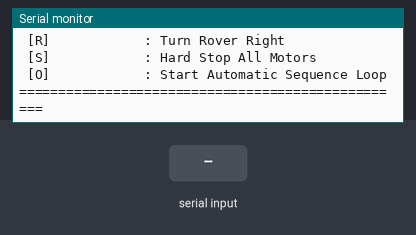
The sketch below on a simulated ESP32. On the bench: the last lines printed to the serial monitor. The inputs (shaded band) are chosen by the test bench.

Above: at 1.2 s.
1.3 s: "ping\n" received over Serial
At 1.8 s:
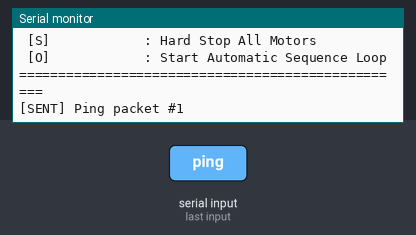
2.8 s: "?\n" received over the second serial link
At 4.0 s:
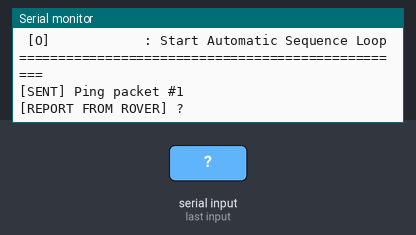
4.3 s: "1\n" received over Serial
At 5.4 s:
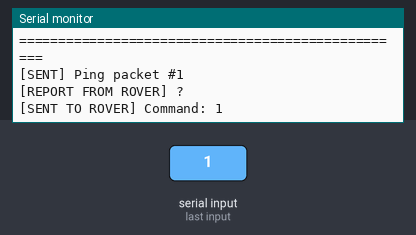
5.8 s: "help\n" received over the second serial link
At 6.5 s:
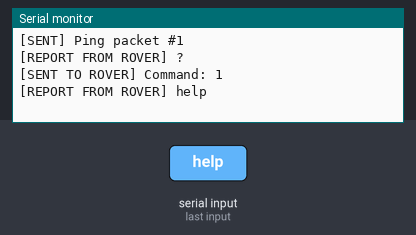
7.3 s: "ping\n" received over the second serial link
At 8.5 s:
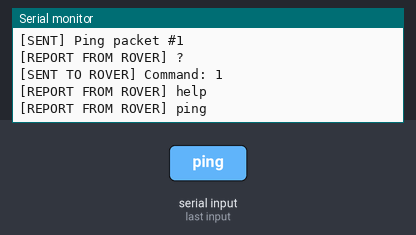
8.8 s: "1\n" received over the second serial link
At 9.9 s:
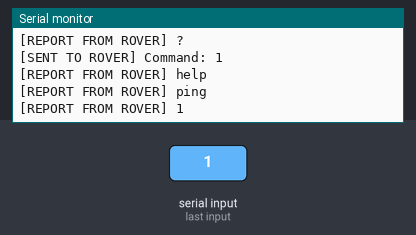

Measured:
- after the input at 1.3 s, the serial monitor: prints a new line at once (image 1)
- after the input at 2.8 s, the serial monitor: prints a new line at once (image 2)
- after the input at 4.3 s, the serial monitor: prints a new line at once (image 3)
- after the input at 5.8 s, the serial monitor: prints a new line at once (image 4)
- after the input at 7.3 s, the serial monitor: prints a new line at once (image 5)
- after the input at 8.8 s, the serial monitor: prints a new line at once (image 6)

The sketch:

esp32.ino
```cpp
#include <Arduino.h>

HardwareSerial ESPSerial(1);

#define ESP_TX_PIN 33  // Naar Spanningsteler -> Nano Pin 10 (RX)
#define ESP_RX_PIN 32  // Naar Nano Pin 11 (TX)

int pingCounter = 1;

// --- Functie Declaraties ---
void sendPing();
void forwardCommand(String cmd);
void listenToNano();
void printHelpMenu(); // De nieuwe help-functie

void setup() {
  Serial.begin(115200);
  ESPSerial.begin(9600, SERIAL_8N1, ESP_RX_PIN, ESP_TX_PIN);

  // Toon direct het helpmenu bij het opstarten
  printHelpMenu();
}

void loop() {
  // 1. Lees invoer van de computer
  if (Serial.available() > 0) {
    String input = Serial.readStringUntil('\n');
    input.trim();

    if (input.length() > 0) {
      // Controleer of de gebruiker om hulp vraagt via '?' of 'help'
      if (input == "?" || input.equalsIgnoreCase("help")) {
        printHelpMenu();
      }
      // Controleer op de ping-functie
      else if (input.equalsIgnoreCase("ping")) {
        sendPing();
      }
      // Stuur alle andere commando's door naar de Nano rover
      else {
        forwardCommand(input);
      }
    }
  }

  // 2. Luister continu naar feedback van de Nano
  listenToNano();
}

// --- Custom Functies ---

// De ingebouwde CLI help-functie
void printHelpMenu() {
  Serial.println("\n==================================================");
  Serial.println("          ROVER COMMAND CENTER CLI MENU           ");
  Serial.println("==================================================");
  Serial.println(" [?] or [help]  : Show this help menu");
  Serial.println(" [ping]         : Trigger ESP32 status check packet");
  Serial.println("");
  Serial.println(" Rover Movement Commands (Forwarded to Nano):");
  Serial.println(" [F]            : Move Both Motors Forward");
  Serial.println(" [B]            : Move Both Motors Backward");
  Serial.println(" [L]            : Turn Rover Left");
  Serial.println(" [R]            : Turn Rover Right");
  Serial.println(" [S]            : Hard Stop All Motors");
  Serial.println(" [O]            : Start Automatic Sequence Loop");
  Serial.println("==================================================\n");
}

void sendPing() {
  String pingMessage = "Ping packet #" + String(pingCounter);
  ESPSerial.println(pingMessage);
  Serial.print("[SENT] ");
  Serial.println(pingMessage);
  pingCounter++;
}

void forwardCommand(String cmd) {
  ESPSerial.println(cmd);
  Serial.print("[SENT TO ROVER] Command: ");
  Serial.println(cmd);
}

void listenToNano() {
  if (ESPSerial.available() > 0) {
    String report = ESPSerial.readStringUntil('\n');
    report.trim();

    if (report.length() > 0) {
      Serial.print("[REPORT FROM ROVER] ");
      Serial.println(report);
    }
  }
}
```
